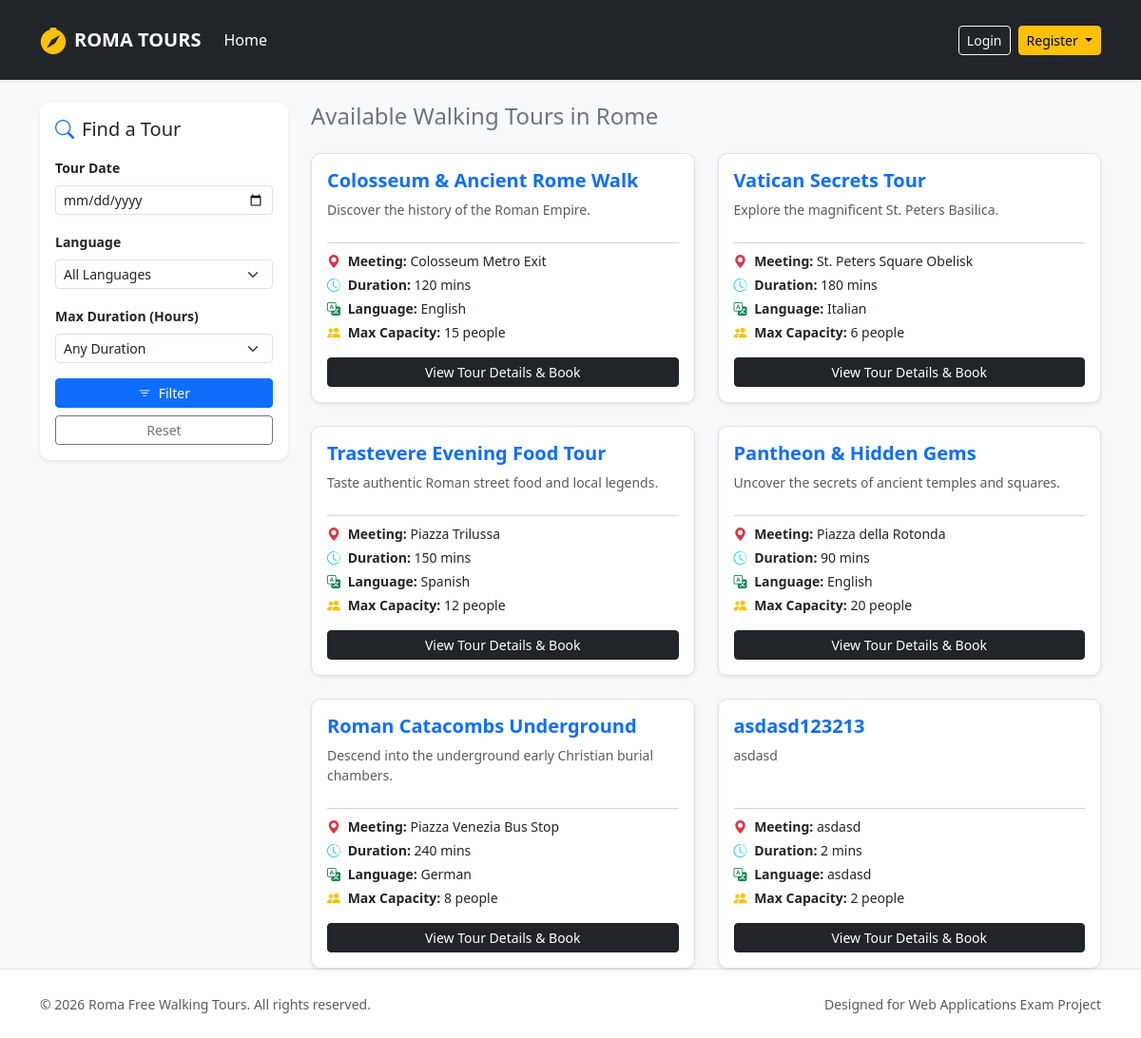
Before: / with the older database file.
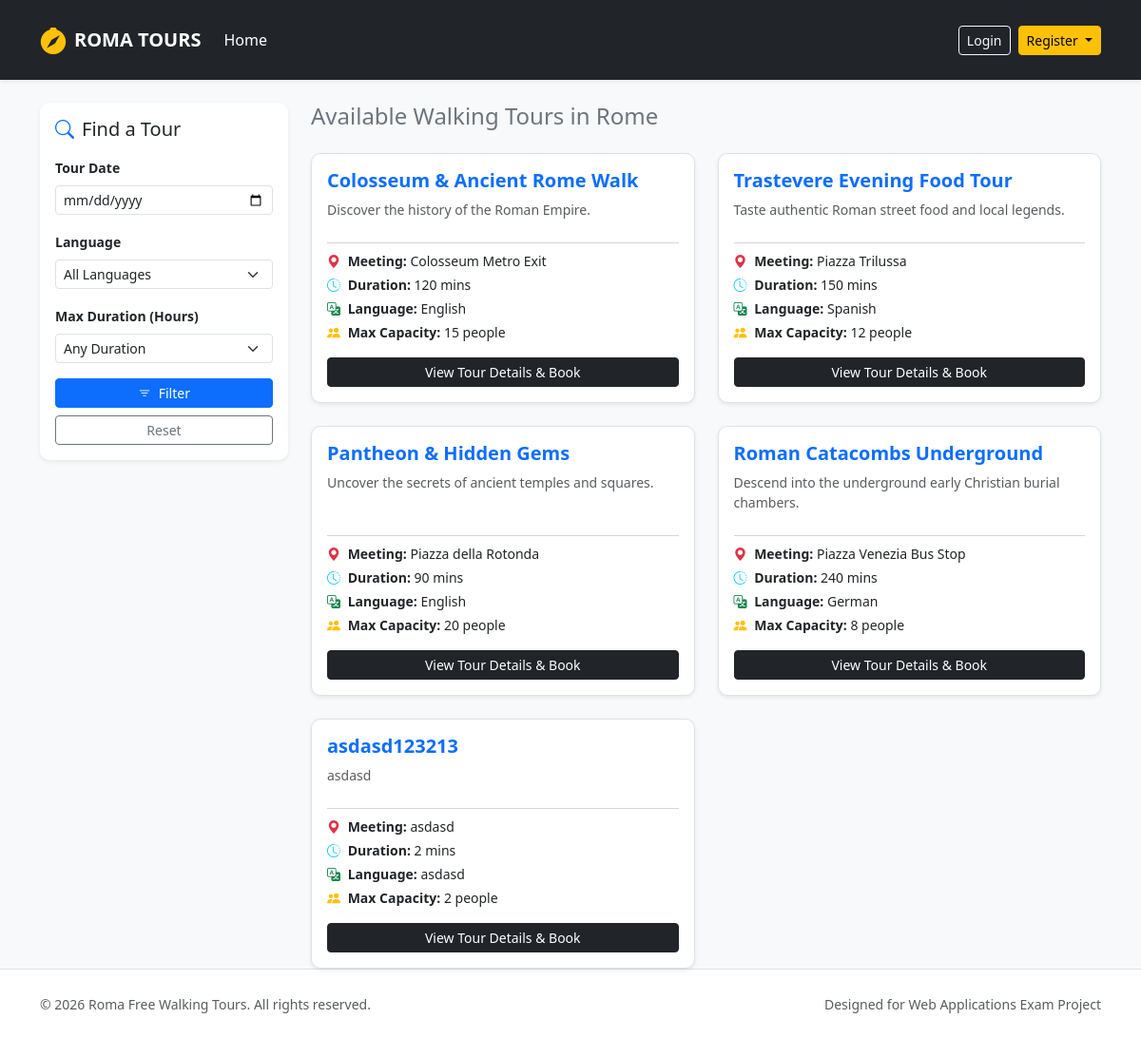
After: the same page with the newer database file.
### tables this page shows
CREATE TABLE tours (
            id INTEGER PRIMARY KEY AUTOINCREMENT,
            guide_id INTEGER NOT NULL,
            title TEXT NOT NULL,
            meeting_point TEXT NOT NULL,
            duration INTEGER NOT NULL,
            language TEXT NOT NULL,
            max_participants INTEGER NOT NULL,
            description TEXT NOT NULL,
            stops TEXT NOT NULL,
            photos TEXT NOT NULL,
            FOREIGN KEY (guide_id) REFERENCES users(id) ON DELETE CASCADE
        );

### app.py (the view)
@app.route("/")
def home():
    lang = request.args.get("language")
    duration = request.args.get("duration")
    date_input = request.args.get("date")
    day_name = None
    if date_input:
        try:
            day_name = datetime.strptime(date_input, "%Y-%m-%d").strftime("%A")
        except ValueError:
            flash("Invalid date format.", "danger")
    tours = search_tours(day_name, duration, lang)
    return render_template("index.html", tours=tours)

### dao/tours_dao.py (called while the page is built)
def search_tours(p_date_name=None, p_duration=None, p_lang=None):
    conn = sqlite3.connect("roma_tours.db")
    conn.row_factory = sqlite3.Row
    cursor = conn.cursor()
    query = "SELECT DISTINCT t.* FROM tours t LEFT JOIN tour_schedule ts ON t.id = ts.tour_id WHERE 1=1"
    params = []
    if p_lang:
        query += " AND t.language = ?"
        params.append(p_lang)
    if p_duration:
        query += " AND t.duration <= ?"
        params.append(int(p_duration))
    if p_date_name:
        query += " AND ts.day_of_week = ?"
        params.append(p_date_name)
    cursor.execute(query, params)
    tours = cursor.fetchall()
    cursor.close()
    conn.close()
    return tours

### templates/index.html (shortened to what this page needs)
{% extends 'base.html' %}
{% block content %}
<aside class="col-12 col-md-4 col-lg-3">
  <div class="card shadow-sm mb-4">
    <div class="card-body">
      <h5 class="card-title mb-3"><i class="bi bi-search text-primary me-2"></i>Find a Tour</h5>
      <form action="{{ url_for('home') }}" method="GET">
        <div class="mb-3">
          <label for="date" class="form-label small fw-bold">Tour Date</label>
          <input type="date" class="form-control form-control-sm" id="date" name="date" value="{{ request.args.get('date', '') }}">
        </div>
        <div class="mb-3">
          <label for="language" class="form-label small fw-bold">Language</label>
          <select class="form-select form-select-sm" id="language" name="language">
            <option value="">All Languages</option>
          </select>
        </div>
        <div class="mb-3">
          <label for="duration" class="form-label small fw-bold">Max Duration (Hours)</label>
          <select class="form-select form-select-sm" id="duration" name="duration">
            <option value="">Any Duration</option>
          </select>
        </div>
        <div class="d-grid gap-2">
          <button type="submit" class="btn btn-primary btn-sm"><i class="bi bi-filter me-1"></i> Filter</button>
          <a href="{{ url_for('home') }}" class="btn btn-outline-secondary btn-sm text-center">Reset</a>
        </div>
      </form>
    </div>
  </div>
</aside>
<section class="col-12 col-md-8 col-lg-9">
  <h4 class="mb-4 text-secondary">Available Walking Tours in Rome</h4>
  <div class="row row-cols-1 row-cols-md-2 g-4">
    {% for tour in tours %}
    <div class="col">
      <div class="card h-100 shadow-sm border">
        <div class="card-body d-flex flex-column">
          <h5 class="card-title text-primary fw-bold mb-2">{{ tour.title }}</h5>
          <p class="card-text text-muted small flex-grow-1">{{ tour.description }}</p>
          <hr class="text-muted my-2">
          <div class="small mb-3">
            <div class="mb-1"><strong><i class="bi bi-geo-alt-fill text-danger me-1"></i> Meeting:</strong> {{ tour.meeting_point }}</div>
            <div class="mb-1"><strong><i class="bi bi-clock-history text-info me-1"></i> Duration:</strong> {{ tour.duration }} mins</div>
            <div class="mb-1"><strong><i class="bi bi-translate text-success me-1"></i> Language:</strong> {{ tour.language }}</div>
            <div><strong><i class="bi bi-people-fill text-warning me-1"></i> Max Capacity:</strong> {{ tour.max_participants }} people</div>
          </div>
          <a href="{{ url_for('participant.tour_detail', tour_id=tour.id) }}" class="btn btn-dark btn-sm mt-auto w-100">View Tour Details & Book</a>
        </div>
      </div>
    </div>
    {% endfor %}
  </div>
</section>
{% endblock %}

### templates/base.html (shortened to what this page needs)
<!DOCTYPE html>
<html lang="en">
<head>
  <link href="https://cdn.jsdelivr.net/npm/bootstrap@5.3.2/dist/css/bootstrap.min.css" rel="stylesheet">
  <link rel="stylesheet" href="https://cdn.jsdelivr.net/npm/bootstrap-icons@1.11.3/font/bootstrap-icons.min.css">
  <link rel="stylesheet" href="{{ url_for('static', filename='css/styles.css') }}">
</head>
<body class="d-flex flex-column min-vh-100">
  <nav class="navbar navbar-expand-lg navbar-dark bg-dark shadow-sm py-3 mb-4">
    <div class="container">
      <a class="navbar-brand d-flex align-items-center fw-bold text-uppercase tracking-wider" href="{{ url_for('home') }}">
        <i class="bi bi-compass-fill me-2 text-warning fs-3"></i> Roma Tours
      </a>
      <div class="collapse navbar-collapse" id="mainNav">
        <ul class="navbar-nav me-auto mb-2 mb-lg-0">
          <li class="nav-item">
            <a class="nav-link {% if request.endpoint == 'home' %}active{% endif %}" href="{{ url_for('home') }}">Home</a>
          </li>
        </ul>
        <div class="d-flex align-items-center gap-2">
          {% if current_user.is_authenticated %}
            <span class="text-light me-2 small">
              <i class="bi bi-user-circle me-1 text-warning"></i> {{ current_user.name }} ({{ current_user.role }})
            </span>
            {% if current_user.role == 'administrator' %}
              <a href="{{ url_for('auth.profile_admin') }}" class="btn btn-outline-warning btn-sm">Admin Dashboard</a>
            {% elif current_user.role == 'guide' %}
              <a href="{{ url_for('auth.profile_guide') }}" class="btn btn-outline-warning btn-sm">Guide Profile</a>
            {% else %}
              <a href="{{ url_for('auth.profile_participant') }}" class="btn btn-outline-warning btn-sm">My Bookings</a>
            {% endif %}
            <a href="{{ url_for('auth.logout') }}" class="btn btn-danger btn-sm">Logout</a>
          {% else %}
            <a href="{{ url_for('auth.login') }}" class="btn btn-outline-light btn-sm">Login</a>
            <div class="dropdown">
              <button class="btn btn-warning btn-sm dropdown-toggle" type="button" data-bs-toggle="dropdown">
                Register
              </button>
            </div>
          {% endif %}
        </div>
      </div>
    </div>
  </nav>
  <div class="container flex-grow-1">
    <div class="row g-4">
      {% block content %}
      {% endblock %}
    </div>
  </div>
  <footer class="mt-auto border-top bg-white">
    <div class="container py-4">
      <div class="row align-items-center">
        <div class="col-12 col-md-6 text-center text-md-start">
          <span class="text-body-secondary small">© 2026 Roma Free Walking Tours. All rights reserved.</span>
        </div>
        <div class="col-12 col-md-6 text-center text-md-end mt-2 mt-md-0">
          <span class="text-muted small">Designed for Web Applications Exam Project</span>
        </div>
      </div>
    </div>
  </footer>
</body>
</html>

### static/css/styles.css (style rules this page uses)
body { background-color: #f8f9fa; font-family: 'Segoe UI', Tahoma, Geneva, Verdana, sans-serif; }
.card { border: none; border-radius: 10px; transition: transform 0.2s ease, box-shadow 0.2s ease; }
footer { background-color: #ffffff; }

Changed rows visible on the page:
removed tours: title "Vatican Secrets Tour", description "Explore the magnificent St. Peters Basilica.", meeting_point "St. Peters Square Obelisk", duration "180", language "Italian", max_participants "6"
